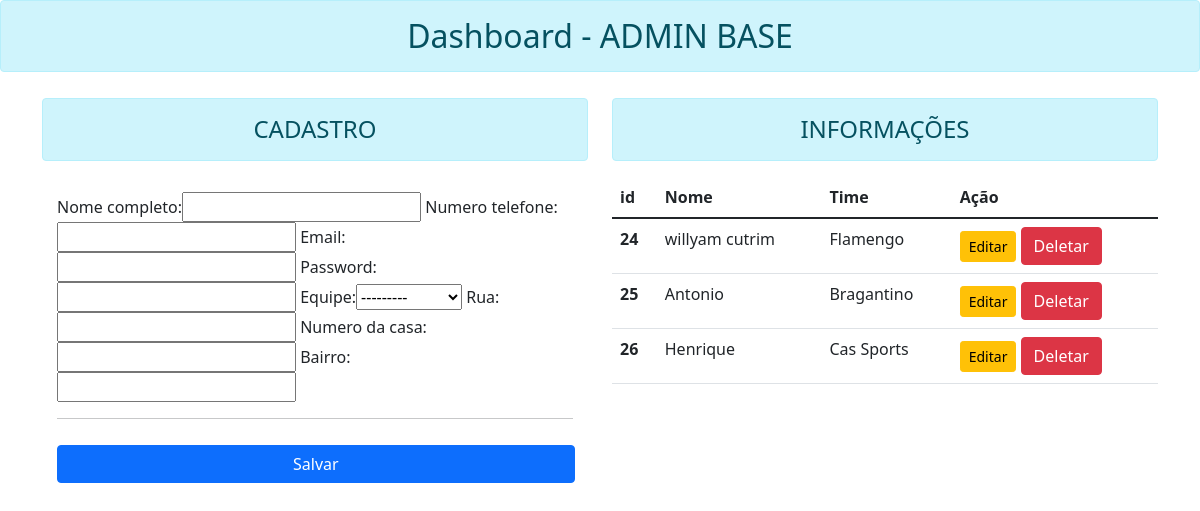
The page / on the database its author committed.
### my_app/models.py (models this page shows, shortened)
class User(models.Model):
    nome_completo = models.CharField(max_length=250, null=False, blank=False, unique=True)
    numero_telefone = models.CharField(max_length=11, null=False, blank=False)
    email = models.EmailField(max_length=250)
    password = models.CharField(max_length=15, null=False, blank=False)
    equipe = models.ForeignKey(Equipe, on_delete=models.CASCADE, blank=True, null=True, unique=True)
    rua = models.CharField(max_length=150, null=False, blank=False)
    numero_da_casa = models.CharField(max_length=15, null=True, blank=True,)
    bairro = models.CharField(max_length=150, null=False, blank=False,)

class Equipe(models.Model):
    nome_time = models.CharField(max_length=150, unique=True, null=False, blank=False)
    def __str__(self):
        return self.nome_time

### my_app/views.py (the view)
# urls.py: path('', views.index, name="index"),
def index(request):
    users = User.objects.all()[:5]
    if request.method == 'POST':
        form = UserForm(request.POST)
        if form.is_valid():
            form.save()
            return redirect('/')
    else:
        form = UserForm()
    return render(request, 'html/home.html', {'users':users, 'form':form})

### my_app/forms.py
class UserForm(forms.ModelForm):
    class Meta:
        model = User
        fields = '__all__'

### my_app/templates/html/home.html (shortened to what this page needs)
{% extends 'base.html' %}
{% load bootstrap %}
{%block content%}
<h2 class="text-center alert alert-info" id="titulo">Dashboard - ADMIN BASE</h2>
<div class="container" id="container">
  <div class="row">
    <div class="col-6">
      <h4 class="text-center alert alert-info" id="titulo">CADASTRO</h4>
      <form method="post" class="post-form" id="formulario">{% csrf_token %}
        {{ form|bootstrap }}<hr>
        <button type="submit" class="save btn btn-primary" id="btn_salvar">Salvar</button>
    </form><br>
    </div>
    <div class="col-6">
      <h4 class="text-center alert alert-info" id="titulo">INFORMAÇÕES</h4>
      <table class="table" id="tabela">
          <thead>
            <tr>
              <th scope="col">id</th>
              <th scope="col">Nome</th>
              <th scope="col">Time</th>
              <th scope="col">Ação</th>
            </tr>
          </thead>
          <tbody>
              {% for user in users %}
              <tr>
                <th scope="row">{{user.id}}</th>
                <td>{{user.nome_completo}}</td>
                {% if user.equipe != None%}
                  <td>{{user.equipe}}</td>
                {% else %}
                  <td></td>
                {% endif %}
                <td>
                    <a href="{% url 'atualizar' user.id %}" class="btn btn-warning btn-sm">Editar</a>
                    <form action="{% url 'delete' user.id %}" method="post" class="d-inline">{% csrf_token %}
                      <input type="submit" class="btn btn-danger" value="Deletar">
                    </form>
                </td>
              </tr>
              {% endfor %}
          </tbody>
        </table>
    </div>
  </div>
</div>
{%endblock content%}

### my_app/templates/html/home.html (style rules this page uses)
#btn_salvar { margin-top: 10px; padding-right: 235px; padding-left: 235px; }
#formulario { padding: 15px; }
#container { padding-top:10px; }

### rows shown on the page
User: id "24", nome_completo "willyam cutrim", equipe "Flamengo"
User: id "25", nome_completo "Antonio", equipe "Bragantino"
User: id "26", nome_completo "Henrique", equipe "Cas Sports"
